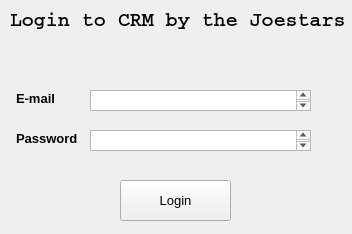
<?xml version="1.0" encoding="UTF-8"?>
<ui version="4.0">
 <class>Qmain_login</class>
 <widget class="QWidget" name="Qmain_login">
  <property name="geometry">
   <rect>
    <x>0</x>
    <y>0</y>
    <width>352</width>
    <height>234</height>
   </rect>
  </property>
  <property name="windowTitle">
   <string>qtCRMInterface</string>
  </property>
  <widget class="QLabel" name="Qlabel_title">
   <property name="geometry">
    <rect>
     <x>10</x>
     <y>10</y>
     <width>341</width>
     <height>20</height>
    </rect>
   </property>
   <property name="font">
    <font>
     <family>Courier</family>
     <pointsize>15</pointsize>
     <weight>75</weight>
     <bold>true</bold>
    </font>
   </property>
   <property name="text">
    <string>Login to CRM by the Joestars</string>
   </property>
  </widget>
  <widget class="QLabel" name="Qlabel_email">
   <property name="geometry">
    <rect>
     <x>16</x>
     <y>90</y>
     <width>61</width>
     <height>16</height>
    </rect>
   </property>
   <property name="font">
    <font>
     <pointsize>10</pointsize>
     <weight>75</weight>
     <bold>true</bold>
    </font>
   </property>
   <property name="text">
    <string>E-mail</string>
   </property>
  </widget>
  <widget class="QLabel" name="Qlabel_password">
   <property name="geometry">
    <rect>
     <x>16</x>
     <y>130</y>
     <width>71</width>
     <height>16</height>
    </rect>
   </property>
   <property name="font">
    <font>
     <pointsize>10</pointsize>
     <weight>75</weight>
     <bold>true</bold>
    </font>
   </property>
   <property name="text">
    <string>Password</string>
   </property>
  </widget>
  <widget class="QPushButton" name="Qbutton_login">
   <property name="geometry">
    <rect>
     <x>120</x>
     <y>180</y>
     <width>111</width>
     <height>41</height>
    </rect>
   </property>
   <property name="font">
    <font>
     <pointsize>10</pointsize>
    </font>
   </property>
   <property name="cursor">
    <cursorShape>PointingHandCursor</cursorShape>
   </property>
   <property name="text">
    <string>Login</string>
   </property>
  </widget>
  <widget class="QPlainTextEdit" name="Qtext_email">
   <property name="geometry">
    <rect>
     <x>90</x>
     <y>90</y>
     <width>221</width>
     <height>21</height>
    </rect>
   </property>
   <property name="font">
    <font>
     <pointsize>10</pointsize>
    </font>
   </property>
   <property name="cursor" stdset="0">
    <cursorShape>IBeamCursor</cursorShape>
   </property>
  </widget>
  <widget class="QPlainTextEdit" name="Qtext_password">
   <property name="geometry">
    <rect>
     <x>90</x>
     <y>130</y>
     <width>221</width>
     <height>21</height>
    </rect>
   </property>
   <property name="font">
    <font>
     <pointsize>10</pointsize>
    </font>
   </property>
   <property name="cursor" stdset="0">
    <cursorShape>IBeamCursor</cursorShape>
   </property>
  </widget>
 </widget>
 <resources/>
 <connections/>
</ui>
